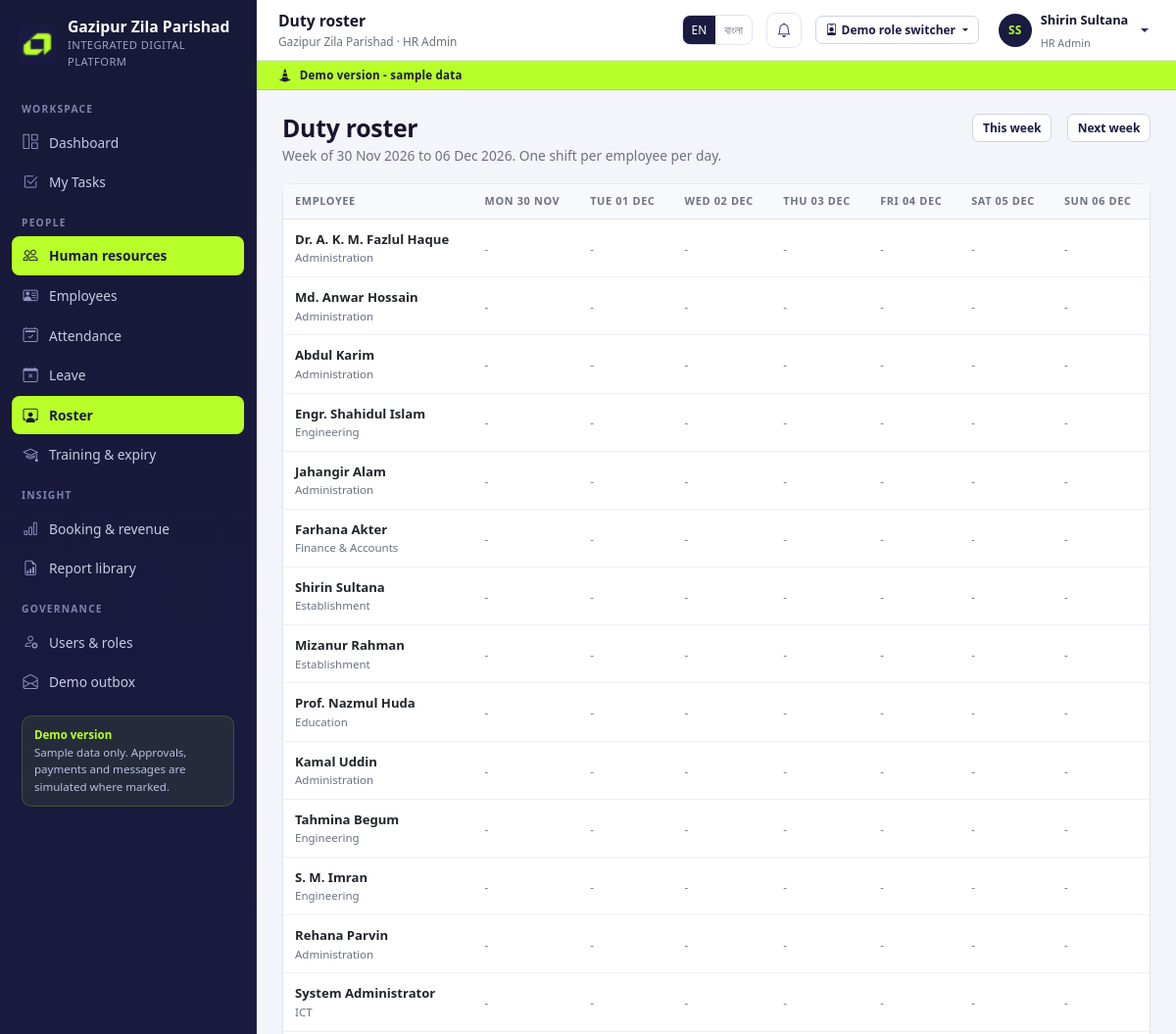
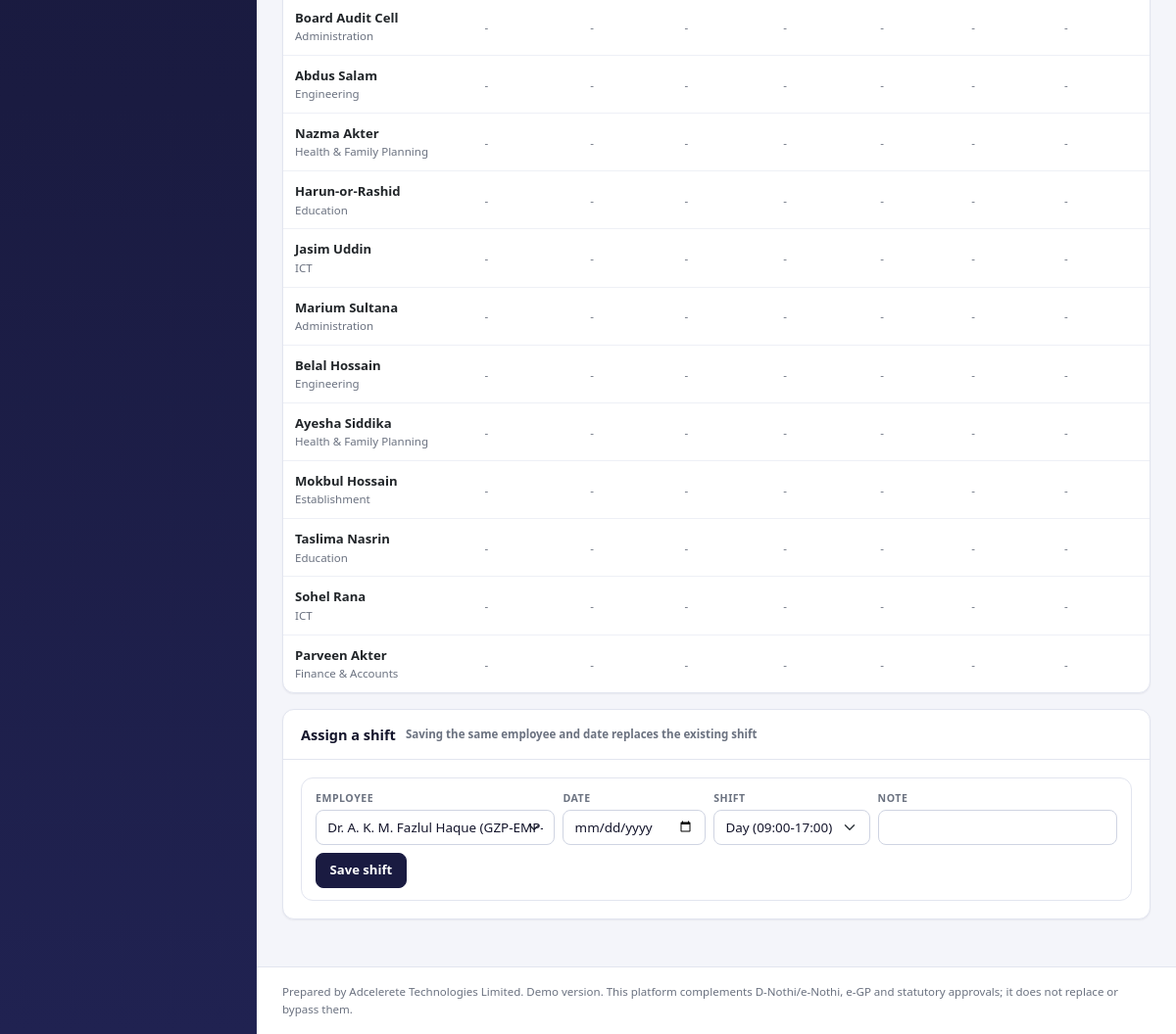
The page /app/hr/roster/ (signed in) on the database its author committed (2 pictures, top to bottom).
### accounts/models.py (models this page shows, shortened)
class User(AbstractUser):
    role = models.ForeignKey(Role, null=True, blank=True, on_delete=models.SET_NULL,
                             related_name='users')
    phone = models.CharField(max_length=30, blank=True)
    department = models.ForeignKey('hr.Department', null=True, blank=True,
                                   on_delete=models.SET_NULL, related_name='users')
    designation = models.ForeignKey('hr.Designation', null=True, blank=True,
                                    on_delete=models.SET_NULL, related_name='users')
    facility = models.ForeignKey('facilities.Facility', null=True, blank=True,
                                 on_delete=models.SET_NULL, related_name='operators',
                                 help_text='Assigned facility for reception operators.')
    email_verified = models.BooleanField(default=False)
    is_demo = models.BooleanField(default=True)
    otp_code = models.CharField(max_length=8, blank=True)
    otp_created_at = models.DateTimeField(null=True, blank=True)
    otp_attempts = models.PositiveIntegerField(default=0)
    class Meta:
        ordering = ['first_name', 'username']
    @property
    def display_name(self):
        return self.get_full_name() or self.username
    @property
    def role_name(self):
        return self.role.name if self.role else 'No role'
    @property
    def is_citizen(self):
        return bool(self.role and self.role.code == 'citizen')
    @property
    def is_staff_portal_user(self):
        return bool(self.role and self.role.code != 'citizen')
    @property
    def is_read_only(self):
        return bool(self.role and self.role.is_read_only)
    def can(self, code):
        if not getattr(self, 'is_authenticated', False):
            return False
        if self.is_superuser:
            return True
        if not self.role_id:
            return False
        cache = getattr(self, '_perm_cache', None)
        if cache is None:
            cache = set(self.role.permissions.values_list('code', flat=True))
            self._perm_cache = cache
        return code in cache

class Role(models.Model):
    code = models.SlugField(max_length=40, unique=True)
    name = models.CharField(max_length=120)
    description = models.TextField(blank=True)
    permissions = models.ManyToManyField(Permission, blank=True, related_name='roles')
    is_read_only = models.BooleanField(
        default=False,
        help_text='Read-only roles cannot submit changes anywhere in the platform.',
    )
    sort_order = models.PositiveIntegerField(default=100)
    class Meta:
        ordering = ['sort_order', 'name']

### hr/models.py (models this page shows, shortened)
class Employee(models.Model):
    STATUS = [('active', 'Active'), ('leave', 'On leave'), ('inactive', 'Inactive')]
    TYPES = [('permanent', 'Permanent'), ('contract', 'Contract'),
             ('deputation', 'Deputation'), ('daily', 'Daily wage')]
    user = models.OneToOneField(settings.AUTH_USER_MODEL, null=True, blank=True,
                                on_delete=models.SET_NULL, related_name='employee')
    employee_no = models.CharField(max_length=30, unique=True)
    name = models.CharField(max_length=160)
    department = models.ForeignKey(Department, null=True, blank=True,
                                   on_delete=models.SET_NULL, related_name='employees')
    designation = models.ForeignKey(Designation, null=True, blank=True,
                                    on_delete=models.SET_NULL, related_name='employees')
    joining_date = models.DateField(null=True, blank=True)
    employment_type = models.CharField(max_length=20, choices=TYPES, default='permanent')
    phone = models.CharField(max_length=30, blank=True)
    email = models.EmailField(blank=True)
    supervisor = models.ForeignKey('self', null=True, blank=True,
                                   on_delete=models.SET_NULL, related_name='team')
    emergency_contact = models.CharField(max_length=120, blank=True)
    status = models.CharField(max_length=20, choices=STATUS, default='active')
    notes = models.TextField(blank=True)
    class Meta:
        ordering = ['employee_no']

class Department(models.Model):
    name = models.CharField(max_length=120, unique=True)
    code = models.SlugField(max_length=30, unique=True)
    head = models.ForeignKey(settings.AUTH_USER_MODEL, null=True, blank=True,
                             on_delete=models.SET_NULL, related_name='headed_departments')
    class Meta:
        ordering = ['name']

### hr/views.py (the view, shortened to what this page needs)
# urls.py: path('hr/roster/', views.roster, name='hr_roster'),
@perm_required('hr.roster')
def roster(request):
    start = parse_date(request.GET.get('start')) or today()
    start = start - timedelta(days=start.weekday())
    days = [start + timedelta(days=i) for i in range(7)]
    rows = Roster.objects.filter(date__range=(days[0], days[-1])).select_related('employee')
    grid = {}
    for row in rows:
        grid.setdefault(row.employee_id, {})[row.date] = row
    employees = Employee.objects.filter(status='active')
    return render(request, 'hr/roster.html', {
        'days': days, 'employees': employees, 'grid': grid,
        'shifts': Roster.SHIFTS, 'start': start,
        'page_title': 'Duty roster',
    })

### accounts/demo.py (called while the page is built)
def demo_accounts():
    from accounts.models import User
    existing = {
        u.username: u for u in User.objects.filter(
            username__in=[a[0] for a in DEMO_ACCOUNTS]
        ).select_related('role')
    }
    out = []
    for username, label in DEMO_ACCOUNTS:
        user = existing.get(username)
        out.append({
            'username': username,
            'label': user.role.name if user and user.role else label,
            'name': user.display_name if user else label,
            'role_code': user.role.code if user and user.role else '',
        })
    return out

### accounts/nav.py (called while the page is built)
def build_nav(user):
    if not user or not user.is_authenticated:
        return []
    is_citizen = user.is_citizen
    groups = []
    for group_label, items in NAV:
        visible = []
        for label, url, perm, icon in items:
            if perm is None:
                if is_citizen:
                    continue
            elif not user.can(perm):
                continue
            visible.append({'label': label, 'url': url, 'icon': icon})
        if visible:
            groups.append({'label': group_label, 'items': visible})
    return groups

### core/i18n.py (called while the page is built)
def translate(text, lang='en'):
    if lang == 'bn':
        return BN.get(text) or BN_EXTRA.get(text) or text
    return text

### core/models.py (called while the page is built)
def get_setting(key, default=''):
    from core.models import AppSetting
    try:
        return AppSetting.objects.get(key=key).value
    except AppSetting.DoesNotExist:
        return default

### core/templatetags/gzp.py (called while the page is built)
@register.simple_tag(takes_context=True)
def t(context, text):
    return i18n.translate(text, context.get('lang', 'en'))

@register.filter
def tr(value, lang):
    return i18n.translate(str(value), lang)

@register.filter
def d(value, fmt='d M Y'):
    if not value:
        return '-'
    return formats.date_format(value, fmt)

@register.filter
def initials(value):
    parts = [p for p in str(value or '').split() if p]
    return ''.join(p[0].upper() for p in parts[:2]) or '?'

@register.filter
def get_item(mapping, key):
    if mapping is None:
        return None
    try:
        return mapping.get(key)
    except AttributeError:
        return None

@register.simple_tag
def nav_active(request, prefix):
    path = request.path
    if prefix == '/app/':
        return 'active' if path == '/app/' else ''
    return 'active' if path.startswith(prefix) else ''

### core/utils.py (called while the page is built)
def today():
    return timezone.localdate()

### templates/hr/roster.html (shortened to what this page needs)
{% extends 'base.html' %}
{% load gzp %}
{% block content %}
<div class="page-head">
  <div>
    <h1>{% t "Duty roster" %}</h1>
    <div class="sub">Week of {{ days.0|d }} to {{ days.6|d }}. One shift per employee per day.</div>
  </div>
  <a class="btn btn-sm btn-outline-primary" href="/app/hr/roster/?start={{ start|date:'Y-m-d' }}">This week</a>
  <a class="btn btn-sm btn-outline-primary" href="/app/hr/roster/?start={{ days.6|date:'Y-m-d' }}">Next week</a>
</div>
<div class="card">
  <div class="table-wrap">
    <table class="table-gzp">
      <thead>
        <tr>
          <th>Employee</th>
          {% for day in days %}<th>{{ day|date:"D d M" }}</th>{% endfor %}
        </tr>
      </thead>
      <tbody>
      {% for employee in employees %}
        <tr>
          <td><b>{{ employee.name }}</b><div class="note-inline">{{ employee.department.name|default:"-" }}</div></td>
          {% for day in days %}
            {% with row=grid|get_item:employee.pk %}
              {% with entry=row|get_item:day %}
                <td>
                  {% if entry %}
                    <span class="chip chip-{% if entry.shift == 'off' %}muted{% elif entry.shift == 'night' %}primary{% elif entry.shift == 'evening' %}warning{% else %}info{% endif %}">{{ entry.shift|title }}</span>
                  {% else %}<span class="note-inline">-</span>{% endif %}
                </td>
              {% endwith %}
            {% endwith %}
          {% endfor %}
        </tr>
      {% empty %}
        <tr><td colspan="8"><div class="table-empty">No active employees.</div></td></tr>
      {% endfor %}
      </tbody>
    </table>
  </div>
</div>
<div class="card mt-3">
  <div class="card-header"><strong>Assign a shift</strong><span class="note-inline">Saving the same employee and date replaces the existing shift</span></div>
  <div class="card-body">
    <form method="post" class="filter-bar" style="margin:0">
      <div class="f f-grow"><label>Employee</label>
        <select class="form-select" name="employee" required>
          {% for employee in employees %}<option value="{{ employee.pk }}">{{ employee.name }} ({{ employee.employee_no }})</option>{% endfor %}
        </select></div>
      <div class="f"><label>Date</label><input class="form-control" type="date" name="date" required></div>
      <div class="f"><label>Shift</label>
        <select class="form-select" name="shift">
          {% for code, label in shifts %}<option value="{{ code }}">{{ label }}</option>{% endfor %}
        </select></div>
      <div class="f f-grow"><label>Note</label><input class="form-control" name="note"></div>
      <div class="f d-flex align-items-end"><button class="btn btn-primary" type="submit">Save shift</button></div>
    </form>
  </div>
</div>
{% endblock %}

### templates/base.html (shortened to what this page needs)
{% load static gzp %}<!doctype html>
<html lang="{{ lang }}">
<head>
  <link rel="stylesheet" href="{% static 'vendor/bootstrap/bootstrap.min.css' %}">
  <link rel="stylesheet" href="{% static 'vendor/bootstrap-icons/bootstrap-icons.min.css' %}">
  <link rel="stylesheet" href="{% static 'css/gzp.css' %}">
</head>
<body class="{% block body_class %}{% endblock %}">
{% if user.is_authenticated and user.is_staff_portal_user %}
  <aside class="sidebar" id="sidebar" aria-label="Main navigation">
    <div class="brand">
      <img src="{% static 'img/adcelerete_logo.png' %}" alt="Adcelerete logo">
      <div>
        <div class="brand-name">{{ APP_NAME_MAIN }}</div>
        <div class="brand-sub">{{ APP_NAME_SUB }}</div>
      </div>
    </div>
    <div class="sidebar-scroll">
      {% for group in nav_groups %}
        <div class="nav-group">
          <div class="nav-group-label">{{ group.label|tr:lang }}</div>
          {% for item in group.items %}
            <a class="nav-item {% nav_active request item.url %}" href="{{ item.url }}">
              <i class="bi bi-{{ item.icon }}"></i><span>{{ item.label|tr:lang }}</span>
            </a>
          {% endfor %}
        </div>
      {% endfor %}
      <div class="sidebar-note">
        <strong>{% t "Demo version" %}</strong><br>
        Sample data only. Approvals, payments and messages are simulated where marked.
      </div>
    </div>
  </aside>
  <div class="app-shell">
    <header class="topbar">
      <div>
        <div class="page-title">{% block topbar_title %}{{ page_title|default:"Dashboard" }}{% endblock %}</div>
        <div class="crumb">{{ APP_NAME_MAIN }} · {{ user.role_name }}</div>
      </div>
      <div class="lang-switch" role="group" aria-label="Language">
        <a class="{% if lang == 'en' %}on{% endif %}" href="/lang/en/?next={{ request.get_full_path|urlencode }}">EN</a>
        <a class="{% if lang == 'bn' %}on{% endif %}" href="/lang/bn/?next={{ request.get_full_path|urlencode }}">বাংলা</a>
      </div>
      <a class="icon-btn" href="/app/notifications/" aria-label="Notifications">
        <i class="bi bi-bell"></i>
      </a>
      {% if DEMO_MODE %}{% include 'partials/demo_switcher.html' %}{% endif %}
      <div class="dropdown">
        <a class="user-chip dropdown-toggle" href="#" data-bs-toggle="dropdown" aria-expanded="false">
          <span class="avatar">{{ user.display_name|initials }}</span>
          <span class="d-none d-lg-block">
            <span class="u-name">{{ user.display_name }}</span><br>
            <span class="u-role">{{ user.role_name }}</span>
          </span>
        </a>
      </div>
    </header>
    <div class="demo-ribbon"><i class="bi bi-cone-striped"></i> {% t "Demo version - sample data" %}</div>
    <main class="page" id="main">
{% endif %}
      {% block content %}{% endblock %}
{% if user.is_authenticated and user.is_staff_portal_user %}
    </main>
    <footer class="app-footer">
      Prepared by {{ SUPPLIER }}. Demo version. This platform complements D-Nothi/e-Nothi, e-GP and statutory approvals; it does not replace or bypass them.
    </footer>
  </div>
{% endif %}
</body>
</html>

### rows shown on the page
User: role_name "HR Admin", display_name|initials "SS", display_name "Shirin Sultana"
Employee: name "Dr. A. K. M. Fazlul Haque", department.name "Administration"
Employee: name "Md. Anwar Hossain", department.name "Administration"
Employee: name "Abdul Karim", department.name "Administration"
Employee: name "Engr. Shahidul Islam", department.name "Engineering"
Employee: name "Jahangir Alam", department.name "Administration"
Employee: name "Farhana Akter", department.name "Finance & Accounts"
Employee: name "Shirin Sultana", department.name "Establishment"
Employee: name "Mizanur Rahman", department.name "Establishment"
Employee: name "Prof. Nazmul Huda", department.name "Education"
Employee: name "Kamal Uddin", department.name "Administration"
Employee: name "Tahmina Begum", department.name "Engineering"
Employee: name "S. M. Imran", department.name "Engineering"
Employee: name "Rehana Parvin", department.name "Administration"
Employee: name "System Administrator", department.name "ICT"
Employee: name "Board Audit Cell", department.name "Administration"
Employee: name "Abdus Salam", department.name "Engineering"
Employee: name "Nazma Akter", department.name "Health & Family Planning"
Employee: name "Harun-or-Rashid", department.name "Education"
Employee: name "Jasim Uddin", department.name "ICT"
Employee: name "Marium Sultana", department.name "Administration"
Employee: name "Belal Hossain", department.name "Engineering"
Employee: name "Ayesha Siddika", department.name "Health & Family Planning"
Employee: name "Mokbul Hossain", department.name "Establishment"
Employee: name "Taslima Nasrin", department.name "Education"
Employee: name "Sohel Rana", department.name "ICT"
Employee: name "Parveen Akter", department.name "Finance & Accounts"

### other values the page prints
{{ APP_NAME_MAIN }} "Gazipur Zila Parishad"
{{ APP_NAME_SUB }} "INTEGRATED DIGITAL PLATFORM"
{{ group.label|tr:lang }} "WORKSPACE" "PEOPLE" "INSIGHT" "GOVERNANCE"
{{ item.label|tr:lang }} "Dashboard" "My Tasks" "Human resources" "Employees" "Attendance" "Leave" "Roster" "Training & expiry" "Booking & revenue" "Report library" "Users & roles" "Demo outbox"
{{ page_title|default:"Dashboard" }} "Duty roster"
{{ days.0|d }} "30 Nov 2026"
{{ days.6|d }} "06 Dec 2026"
{{ day|date:"D d M" }} "MON 30 NOV" "TUE 01 DEC" "WED 02 DEC" "THU 03 DEC" "FRI 04 DEC" "SAT 05 DEC" "SUN 06 DEC"
{{ SUPPLIER }} "Adcelerete Technologies Limited"
form field employee "Dr. A. K. M. Fazlul Haque (GZP-EMP-0001)"
form field shift "Day (09:00-17:00)"
